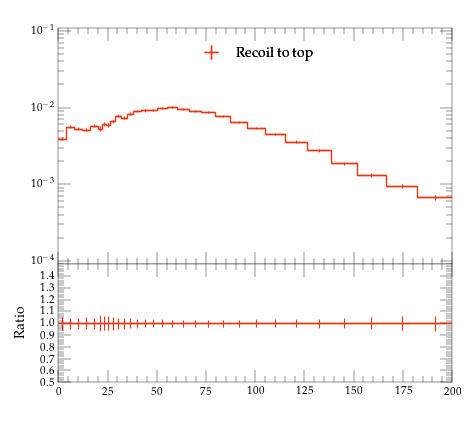

This chart was generated by the following Python code:
#! /usr/bin/env python

# This Python script was auto-generated using YODA v2.0.2.
# Analysis object: /MC_HFJETS_TEST/ptBJetLead
# Timestamp: 30-07-2026 (13:09:52)

import matplotlib as mpl
import matplotlib.pyplot as plt
mpl.use('Agg') # comment out for interactive use
import os
import numpy as np

plotDir = os.path.split(os.path.realpath(__file__))[0]
if 'YODA_USER_PLOT_PATH' in globals():
    plot_outdir = globals()['YODA_USER_PLOT_PATH']
else:
    plot_outdir = plotDir

#plot style
plt.style.use(os.path.join(plotDir, '../default.mplstyle'))
# plot metadata
figW, figH = plt.rcParams['figure.figsize']
ax_xLabel = r''
ax_yLabel = r''
ax_title  = r''
ax_xScale = 'linear'
ax_yScale = 'log'
xLims = (0.0, 200.0)
yLims = (9e-05, 0.11000000000000001)

# TeX-friendly labels for the legend
labels = {
    'legend' : ([ r"Recoil to top" ], r""),
}

# Adjust canvas width and height
canvasW = 10.0
canvasH = 9.0
figW *= canvasW/10.
figH *= canvasH/9.

# Create figure and axis objects
fig, (ax, ratio0_ax) = plt.subplots(2, 1, sharex=True,
                  figsize=(figW,figH), gridspec_kw={'height_ratios': (6.0, 3.0)})

# Set figure margins
plt.subplots_adjust(
    left   = 1.0 * plt.rcParams['figure.subplot.left'],
    right  = 1.0 * plt.rcParams['figure.subplot.right'],
    top    = 1.0 * plt.rcParams['figure.subplot.top'],
    bottom = 1.0 * plt.rcParams['figure.subplot.bottom'])

ratio0_ax.yaxis.set_major_locator(mpl.ticker.MultipleLocator(0.1))
ratio0_ax.set_ylim(0.5, 1.4999)
ratio0_ax.set_ylabel('Ratio')

# the numerical data is stored in a separate file
dataf = dict()
prefix = os.path.split(__file__)[0]
if prefix:    prefix = prefix + '/'
exec(open(prefix+'ptBJetLead__data.py').read(), dataf)


legend_handles = dict() # keep track of handles for the legend

# style options for curves
# starts at zorder>=5 to draw curve on top of legend
styles = {
  'recoil_t': {
    'color' : '#EE3311',
    'linestyle' : '-',
    'linewidth' : 1,
    'marker' : 'none',
    'markersize' : 2,
    'capsize' : 0.0,
    'zorder' : 5,
    'histstyle' : 1,
    'drawstyle' : 'steps-pre',
    'xerrorbars' : 1,
    'yerrorbars' : 1,
    'fillcolor' : None,
    'fillopacity' : 1.0,
    'ratio0_linestyle' : '-',
    'ratio0_linewidth' : 1,
    'ratio0_marker' : 'none',
    'ratio0_markersize' : 2,
    'ratio0_capsize' : 0.0,
    'ratio0_zorder' : 5,
    'ratio0_histstyle' : 1,
    'ratio0_drawstyle' : 'steps-pre',
    'ratio0_xerrorbars' : 1,
    'ratio0_yerrorbars' : 1,
  },
}

# curve from input yoda files in main panel
for label, yvals in dataf['yvals'].items():
    if all(np.isnan(v) for v in dataf['yvals'][label]):
        continue
    tmp = None
    if styles[label]['histstyle']: # draw as histogram
        xpos = dataf['xedges'][label] if styles[label]['drawstyle'] else dataf['xpoints'][label]
        ypos = np.insert(yvals, 0, yvals[0]) if styles[label]['drawstyle'] else yvals
        if styles[label]['fillcolor']: # fill area below curve
            ax.fill_between(xpos, ypos, step='pre',
                            color=styles[label]['fillcolor'],
                            alpha=styles[label]['fillopacity'])
        tmp, = ax.plot(xpos, ypos,
                       color=styles[label]['color'],
                       linestyle=styles[label]['linestyle'],
                       linewidth=styles[label]['linewidth'],
                       drawstyle=styles[label]['drawstyle'], solid_joinstyle='miter',
                       zorder=styles[label]['zorder'], label=label)
    tmp = ax.errorbar(dataf['xpoints'][label], yvals,
                      xerr=np.array(dataf['xerrs'][label])*styles[label]['xerrorbars'],
                      yerr=np.array(dataf['yerrs'][label])*styles[label]['yerrorbars'],
                      fmt=styles[label]['marker'], capsize=styles[label]['capsize'],
                      markersize=styles[label]['markersize'],
                      ecolor=styles[label]['color'],
                      color=styles[label]['color'], zorder=styles[label]['zorder'])
    tmp[-1][0].set_linestyle(styles[label]['linestyle'])
    tmp[-1][0].set_linewidth(styles[label]['linewidth'])
    if label in dataf['add_legend_handle']:  legend_handles[label] = tmp
    for varLabel in dataf['variation_yvals'].keys():
        if varLabel.startswith(label):
            tmp, = ax.plot(dataf['xedges'][label], dataf['variation_yvals'][varLabel],
                           color=styles[label]['color'],
                           linestyle=styles[label]['linestyle'],
                           linewidth=styles[label]['linewidth'],
                           drawstyle='steps-pre', solid_joinstyle='miter',
                           zorder=styles[label]['zorder'], alpha=0.5)


# plots on ratio panel
# curve from input yoda files in ratio panel
for label, yvals in dataf['ratio0_yvals'].items():
    if all(np.isnan(v) for v in yvals):
        continue
    if styles[label]['ratio0_histstyle']: # plot as histogram
        xpos = dataf['xedges']['recoil_t'] if styles[label]['ratio0_drawstyle'] else dataf['xpoints']['recoil_t']
        ypos = np.insert(yvals, 0, yvals[0]) if styles[label]['ratio0_drawstyle'] else yvals
        ratio0_ax.plot(xpos, ypos,
                       color=styles[label]['color'],
                       linewidth=styles[label]['linewidth'],
                       linestyle=styles[label]['ratio0_linestyle'],
                       drawstyle=styles[label]['ratio0_drawstyle'], zorder=styles[label]['zorder'],
                       solid_joinstyle='miter')
    tmp = ratio0_ax.errorbar(dataf['xpoints']['recoil_t'], yvals,
                             xerr=np.array(dataf['ref_xerrs'])*styles[label]['ratio0_xerrorbars'],
                             yerr=np.array(dataf['ratio0_yerrs'][label])*styles[label]['ratio0_yerrorbars'],
                             fmt=styles[label]['ratio0_marker'], capsize=styles[label]['ratio0_capsize'],
                             markersize=styles[label]['ratio0_markersize'],
                             ecolor=styles[label]['color'],
                             color=styles[label]['color'])
    tmp[-1][0].set_linestyle(styles[label]['ratio0_linestyle'])
    tmp[-1][0].set_linewidth(styles[label]['ratio0_linewidth'])

    for varlabel in dataf['ratio0_variation_vals'].keys():
        if varlabel.startswith(label):
            ratio0_ax.plot(dataf['xedges']['recoil_t'],
                            dataf['ratio0_variation_vals'][varlabel],
                            color=styles[label]['color'],
                            linestyle=styles[label]['linestyle'],
                            linewidth=styles[label]['linewidth'],
                            drawstyle='steps-pre', solid_joinstyle='miter',
                            zorder=1, alpha=0.5)

legend_items = list(legend_handles.values())
ax.add_artist(ax.legend(legend_items,
                        labels['legend'][0],
                        title=labels['legend'][1],
                        alignment='left',
                        loc='upper center',
                        bbox_to_anchor=(0.5, 0.97)))

# set plot metadata as defined above
ratio0_ax.set_xlabel(ax_xLabel)
ratio0_ax.xaxis.set_label_coords(1., -0.15)
ax.set_ylabel(ax_yLabel, ha='right', va='top')
ax.yaxis.set_label_coords(-0.11, 1.0)
ax.set_title(ax_title, loc='left')
ax.set_xscale(ax_xScale)
ax.set_yscale(ax_yScale)
ax.set_xlim(xLims)
ax.set_ylim(yLims)

# tick formatting
plt.rcParams['xtick.top'] = True
plt.rcParams['ytick.right'] = True
ax.yaxis.set_major_locator(mpl.ticker.LogLocator(base=10.0, numticks=np.inf))
ax.yaxis.set_minor_locator(mpl.ticker.LogLocator(
                           base=10.0, subs=np.arange(0.1, 1, 0.1), numticks=np.inf))
fig.align_ylabels((ax, ratio0_ax))
plt.savefig(os.path.join(plot_outdir, 'ptBJetLead.pdf'), format='PDF')
plt.savefig(os.path.join(plot_outdir, 'ptBJetLead.png'), format='PNG')

plt.close(fig)
